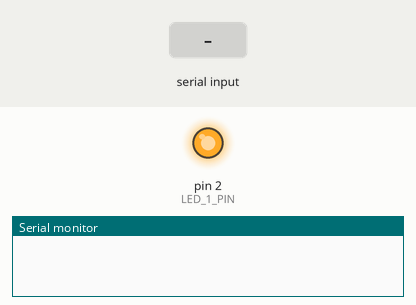
Simulated run of this sketch. Board: Arduino Uno, built with avr-gcc and run on an emulated ATmega328P. On the bench: output pins drawn as LEDs (lit = HIGH), the last lines printed to the serial monitor. Dashed ring = blinking. The test bench sets the inputs (shaded band).

Above: at 0.75 s.
At 1.2 s:
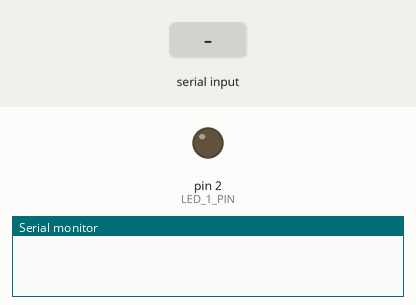
1.3 s: "90,45\n" received over Serial
At 1.49 s:
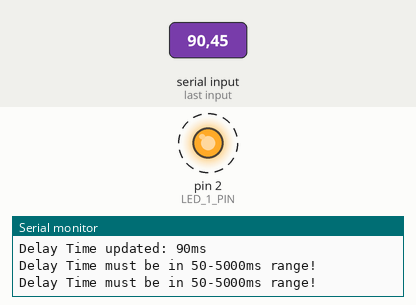
Timing chart, 0 to 10.3 s (numbered marks = the images above; inputs shaded):
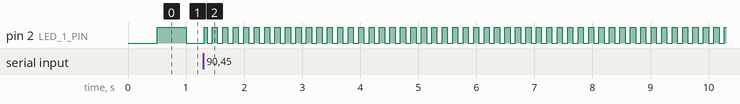

Measured:
- after the input at 1.3 s, pin 2 (LED_1_PIN): alternates HIGH for 0.09 s and LOW for 0.09 s, starting at once

The sketch:

06-ChangeBlinkingAsync.ino
```cpp
/**
 * Change the blinking rate of a LED using the user input on serial
 * communication channel.
 *
 * TIP: to prevent the program from freezing (due to LED delay between the
 * on/off states), we will use time function to compute in parallel the two
 * steps (blinking - user input).
 */

#define LED_1_PIN 2

unsigned delay_rate = 500; // [ms]
unsigned long prev_t = millis();
unsigned long curr_t = 0;
unsigned user_choice = 0;

void setup() {
  // configure serial communication
  Serial.begin(115200);
  Serial.setTimeout(10); // buffer time [ms]

  // configure led
  pinMode(LED_1_PIN, OUTPUT);
  digitalWrite(LED_1_PIN, LOW);
}

void loop() {
  curr_t = millis();

  // update delay time
  if (Serial.available() > 0) {
    user_choice = Serial.parseInt();
    if (user_choice >= 50 and user_choice <= 5000) {
      delay_rate = unsigned(user_choice);
      Serial.println("Delay Time updated: " + String(delay_rate) + "ms");
    } else {
      Serial.println("Delay Time must be in 50-5000ms range!");
    }
  }


  // blink led at current delay rate
  if ((curr_t - prev_t) > delay_rate) {
    blink_led();
    prev_t += delay_rate;
  }

}

/**
 * The function change every time it is called the led's status.
 */
void blink_led() {
  digitalRead(LED_1_PIN) ? digitalWrite(LED_1_PIN, LOW) : digitalWrite(LED_1_PIN, HIGH);
}
```
